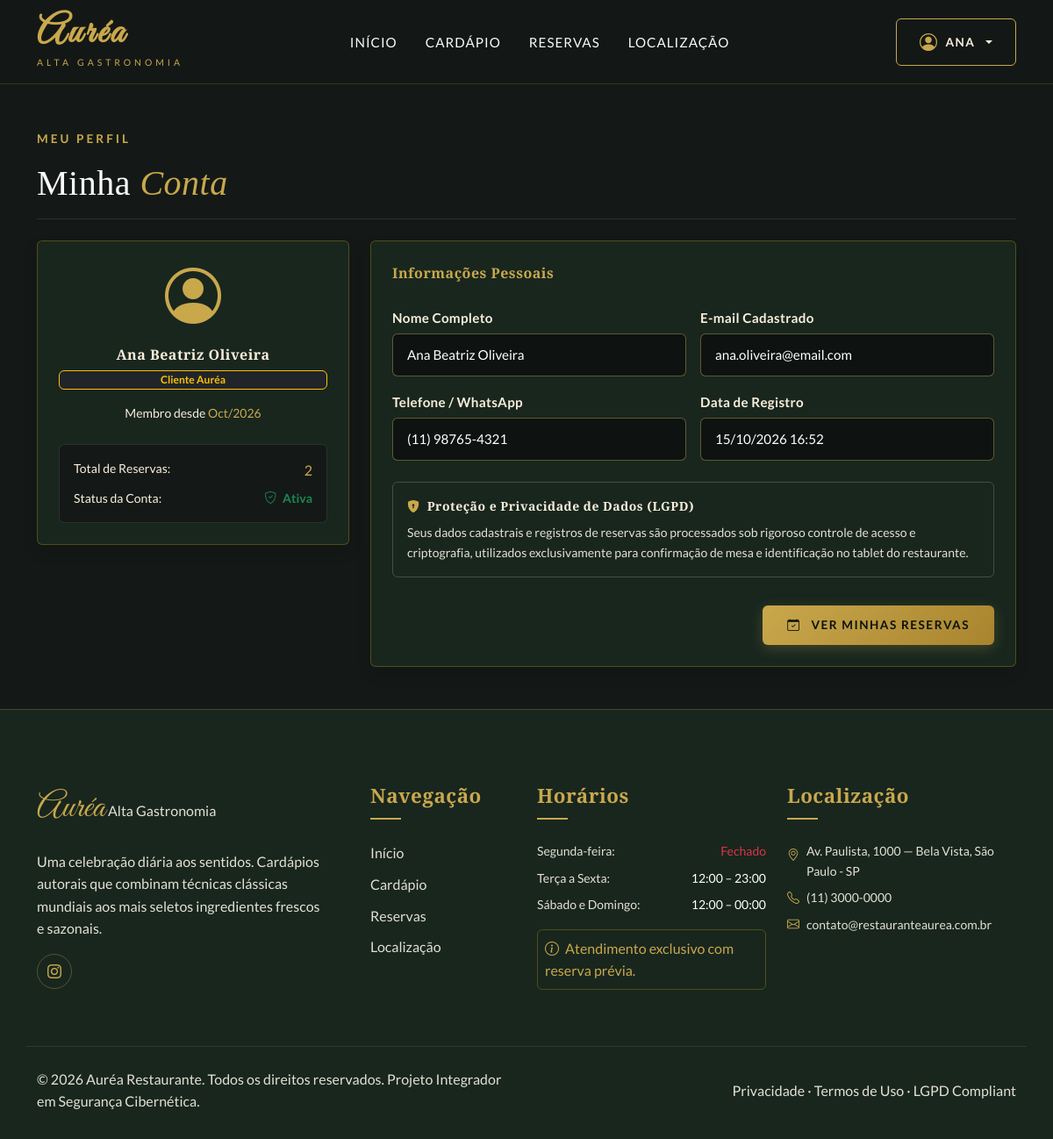
The app's page /public/cliente/minhaConta (signed in) with its own data.
### tables this page shows
CREATE TABLE `tbl_clientes` (
  `id_cliente` int(11) NOT NULL AUTO_INCREMENT,
  `nome_cliente` varchar(150) NOT NULL,
  `email_cliente` varchar(150) NOT NULL,
  `telefone_cliente` varchar(20) DEFAULT NULL,
  `senha_cliente` varchar(255) NOT NULL COMMENT 'Hash bcrypt — NUNCA armazenar em texto puro',
  `ativo` tinyint(1) NOT NULL DEFAULT 1,
  `criado_em` datetime NOT NULL DEFAULT current_timestamp(),
  PRIMARY KEY (`id_cliente`),
  UNIQUE KEY `uq_email_cliente` (`email_cliente`),
  KEY `idx_email_cliente` (`email_cliente`)
);

### rotas/Controller.php (called while the page is built)
<?php
class Controller
{
    public function carregarViews($views, $dados = array())
    {
        extract($dados);
        require_once __DIR__ . '/../app/views/' . $views . '.php';
    }
}

### app/controllers/ClienteController.php (called while the page is built, shortened)
<?php
require_once __DIR__ . '/../../rotas/Controller.php';
class ClienteController extends Controller
{
    public function minhaConta()
    {
        $clienteModel = new Cliente();
        $reservaModel = new Reserva();
        $cliente = $clienteModel->buscarPorId($_SESSION['id_cliente']);
        $reservas = $reservaModel->getReservasPorCliente($_SESSION['id_cliente']);
        $dados = [
            'titulo'         => 'Minha Conta',
            'pagina_ativa'   => 'cliente',
            'cliente'        => $cliente,
            'total_reservas' => count($reservas)
        ];
        $this->carregarViews('cliente/minha-conta', $dados);
    }
}

### rotas/Rotas.php (called while the page is built, shortened)
<?php
class Rotas
{
    public function execultar()
    {
        $url = '/';
        if (isset($_GET['url'])) {
            $url .= $_GET['url'];
        }
        $parametro = array();
        if (!empty($url) && $url != '/') {
            $url = explode('/', $url);
            array_shift($url);
            array_shift($url);
            if (isset($url[0]) && !empty($url[0])) {
                $acaoAtual = $url[0];
            } else {
                $acaoAtual = 'index';
            }
        } else {
            $controladorAtual = 'HomeController';
            $acaoAtual = 'index';
        }
        $controller = new $controladorAtual();
        call_user_func_array(array($controller, $acaoAtual), $parametro);
    }
}

### public/index.php (called while the page is built, shortened)
<?php
require_once('../config/config.php');
$caminho = new Rotas();
$caminho->execultar();

### config/config.php (called while the page is built, shortened)
<?php
spl_autoload_register(function ($class) {
    $caminhos = [
        __DIR__ . '/../app/controllers/' . $class . '.php',
        __DIR__ . '/../app/models/' . $class . '.php',
        __DIR__ . '/../rotas/' . $class . '.php'
    ];
    foreach ($caminhos as $caminho) {
        if (file_exists($caminho)) {
            return;
        }
    }
});

### rotas/Model.php (called while the page is built, shortened)
<?php
class Model
{
    public function __construct()
    {
        try {
            $hostParts = explode(':', DB_HOST);
            $host = $hostParts[0];
            $port = isset($hostParts[1]) ? ';port=' . $hostParts[1] : '';
            $dsn = "mysql:dbname=" . DB_NAME . ";host=" . $host . $port . ";charset=utf8mb4";
            $options = [
                PDO::ATTR_ERRMODE            => PDO::ERRMODE_EXCEPTION,
                PDO::ATTR_DEFAULT_FETCH_MODE => PDO::FETCH_ASSOC,
                PDO::ATTR_EMULATE_PREPARES   => false,
            ];
            $this->db = new PDO($dsn, DB_USER, DB_PASS, $options);
        } catch (PDOException $e) {
            error_log("Falha de conexão com o banco de dados Auréa: " . $e->getMessage());
            $this->db = null;
        }
    }
}

### app/models/Cliente.php (called while the page is built, shortened)
<?php
require_once __DIR__ . '/../../rotas/Model.php';
class Cliente extends Model
{
    public function buscarPorId($id)
    {
        try {
            $sql = "SELECT id_cliente, nome_cliente, email_cliente, telefone_cliente, ativo, criado_em
                    FROM tbl_clientes WHERE id_cliente = :id LIMIT 1";
            $stmt = $this->db->prepare($sql);
            $stmt->bindValue(':id', (int)$id, PDO::PARAM_INT);
            $stmt->execute();
            return $stmt->fetch();
        } catch (PDOException $e) {
            error_log("Erro em Cliente::buscarPorId: " . $e->getMessage());
            return null;
        }
    }
}

### app/views/cliente/minha-conta.php (the view)
<?php require_once('../app/views/templates/head.php'); ?>
<?php require_once('../app/views/templates/cabecalho.php'); ?>
<main class="py-5">
    <div class="container">
        <div class="mb-4 pb-3 border-bottom border-secondary border-opacity-25">
            <span class="hero-tag">Meu Perfil</span>
            <h2 class="display-6 font-titulos mb-0">Minha <span class="texto-dourado fst-italic">Conta</span></h2>
        </div>
        <div class="row g-4">
            <div class="col-lg-4">
                <div class="card border border-warning border-opacity-25 shadow text-center p-4" style="background-color: var(--verde-escuro);">
                    <div class="mb-3">
                        <i class="bi bi-person-circle texto-dourado display-3"></i>
                    </div>
                    <h4 class="texto-bege mb-1"><?php echo htmlspecialchars($cliente['nome_cliente']); ?></h4>
                    <span class="badge bg-dark border border-warning text-warning small px-3 py-1 mb-3">Cliente Auréa</span>
                    <p class="text-bege small mb-4">
                        Membro desde <strong class="texto-dourado"><?php echo date('M/Y', strtotime($cliente['criado_em'])); ?></strong>
                    </p>
                    <div class="p-3 rounded border border-secondary border-opacity-25 text-start" style="background-color: var(--verde-dark);">
                        <div class="d-flex justify-content-between mb-2 small text-bege">
                            <span>Total de Reservas:</span>
                            <strong class="texto-dourado fs-6"><?php echo $total_reservas; ?></strong>
                        </div>
                        <div class="d-flex justify-content-between small text-bege">
                            <span>Status da Conta:</span>
                            <span class="text-success fw-bold"><i class="bi bi-shield-check me-1"></i> Ativa</span>
                        </div>
                    </div>
                </div>
            </div>
            <div class="col-lg-8">
                <div class="card border border-warning border-opacity-25 shadow p-4" style="background-color: var(--verde-escuro);">
                    <h4 class="texto-dourado mb-4 font-titulos">Informações Pessoais</h4>
                    <div class="row g-3 mb-4">
                        <div class="col-md-6">
                            <label class="form-label text-bege small">Nome Completo</label>
                            <input type="text" class="form-control form-control-aurea" value="<?php echo htmlspecialchars($cliente['nome_cliente']); ?>" readonly>
                        </div>
                        <div class="col-md-6">
                            <label class="form-label text-bege small">E-mail Cadastrado</label>
                            <input type="email" class="form-control form-control-aurea" value="<?php echo htmlspecialchars($cliente['email_cliente']); ?>" readonly>
                        </div>
                        <div class="col-md-6">
                            <label class="form-label text-bege small">Telefone / WhatsApp</label>
                            <input type="text" class="form-control form-control-aurea" value="<?php echo htmlspecialchars($cliente['telefone_cliente'] ?? 'Não informado'); ?>" readonly>
                        </div>
                        <div class="col-md-6">
                            <label class="form-label text-bege small">Data de Registro</label>
                            <input type="text" class="form-control form-control-aurea" value="<?php echo date('d/m/Y H:i', strtotime($cliente['criado_em'])); ?>" readonly>
                        </div>
                    </div>
                    <div class="alert alert-dark bg-transparent border-secondary border-opacity-50 p-3">
                        <h6 class="texto-bege small mb-2">
                            <i class="bi bi-shield-lock-fill texto-dourado me-1"></i> Proteção e Privacidade de Dados (LGPD)
                        </h6>
                        <p class="text-mutado small mb-0">
                            Seus dados cadastrais e registros de reservas são processados sob rigoroso controle de acesso e criptografia, utilizados exclusivamente para confirmação de mesa e identificação no tablet do restaurante.
                        </p>
                    </div>
                    <div class="d-flex justify-content-end gap-2 mt-3">
                        <a href="<?php echo URL_BASE; ?>cliente/minhasReservas" class="btn btn-aurea">
                            <i class="bi bi-calendar-check me-1"></i> Ver Minhas Reservas
                        </a>
                    </div>
                </div>
            </div>
        </div>
    </div>
</main>
<?php require_once('../app/views/templates/footer.php'); ?>

### public/assets/css/style.css (style rules this page uses)
:root { --branco: #fafafa; --verde-claro: #4c7361; --verde-light: #C4D9BF; --verde-escuro: #18261e; --verde-dark: #141917; --bege: #f9e9cd; --cinza-claro: #e6e8e3; --dourado: #c9a84c; --dourado-hover: #e0be62; --dourado-suave: rgba(201, 168, 76, 0.15); --dourado-borda: rgba(201, 168, 76, 0.35); --fonte-titulos: 'Cormorant Garamond', Georgia, serif; --fonte-decorativa: 'Great Vibes', cursive; --fonte-principal: 'Lato', -apple-system, BlinkMacSystemFont, "Segoe UI", Roboto, sans-serif; --sombra-card: 0 15px 35px rgba(0, 0, 0, 0.5); --sombra-hover: 0 20px 45px rgba(201, 168, 76, 0.22); --transicao: all 0.35s cubic-bezier(0.25, 0.8, 0.25, 1); --borda-raio: 6px; }
body { background-color: var(--verde-dark); color: var(--branco); font-family: var(--fonte-principal); font-size: 16px; line-height: 1.6; overflow-x: hidden; }
h1, h2, h3, h4, h5, h6 { font-family: var(--fonte-titulos); color: var(--branco); font-weight: 600; letter-spacing: 0.5px; }
.texto-dourado { color: var(--dourado) !important; }
.texto-bege, .text-bege { color: #faeedb !important; }
.texto-mutado, .text-mutado, .text-muted { color: #e5e0d3 !important; opacity: 1 !important; }
.form-label, label { color: #faeedb !important; font-weight: 600; font-size: 0.95rem; letter-spacing: 0.3px; margin-bottom: 6px; }
.btn-aurea { background: linear-gradient(135deg, var(--dourado), #a8842e); color: #0c120e !important; font-weight: 700; text-transform: uppercase; font-size: 0.85rem; letter-spacing: 1.5px; padding: 12px 28px; border: none; border-radius: var(--borda-raio); transition: var(--transicao); display: inline-flex; align-items: center; justify-content: center; gap: 8px; text-decoration: none; box-shadow: 0 4px 15px rgba(201, 168, 76, 0.25); }
.hero-tag { font-size: 0.85rem; text-transform: uppercase; letter-spacing: 3px; color: var(--dourado); display: inline-block; margin-bottom: 15px; font-weight: 600; }
.form-control-aurea { background-color: #0e1311 !important; border: 1px solid rgba(201, 168, 76, 0.4) !important; color: #ffffff !important; border-radius: var(--borda-raio); padding: 12px 16px; font-size: 0.95rem; }
.form-control-aurea::placeholder { color: #9ea49d !important; }

### records on screen
tbl_clientes: nome_cliente "Ana Beatriz Oliveira", criado_em "Oct/2026", email_cliente "ana.oliveira@email.com", telefone_cliente "(11) 98765-4321", criado_em "15/10/2026 16:52"

### other values on screen
explode(' ', $_SESSION['nome_cliente'])[0] "ANA"
$total_reservas "2"
